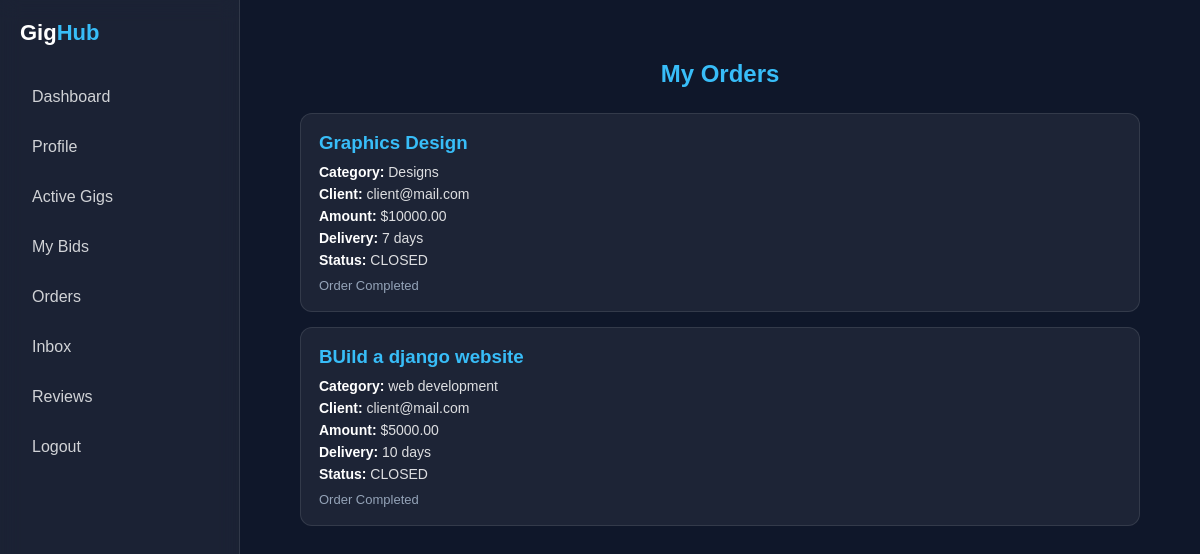
The app's page /freelancer/orders/ (signed in) with its own data.
### Client/models.py (models this page shows, shortened)
class Order(models.Model):
    gig = models.ForeignKey(Gig, on_delete=models.CASCADE)
    bid = models.ForeignKey(Bid, on_delete=models.CASCADE, null=True, blank=True)
    freelancer = models.ForeignKey(User, on_delete=models.CASCADE)
    agreed_amount = models.DecimalField(max_digits=10, decimal_places=2)
    milestones = models.JSONField(blank=True)  # List of milestones with details
    status = models.CharField(max_length=20, choices=[('IN PROGRESS','In Progress'),
    ('DELIVERED','Delivered'),('CLOSED','Closed')], default='IN PROGRESS')
    created_at = models.DateTimeField(auto_now_add=True)

class Gig(models.Model):
    client = models.ForeignKey(User, on_delete=models.CASCADE)
    title = models.CharField(max_length=200)
    category = models.CharField(max_length=100)
    budget_min = models.DecimalField(max_digits=10, decimal_places=2)
    budget_max = models.DecimalField(max_digits=10, decimal_places=2)
    description = models.TextField()
    status = models.CharField(max_length=20,
    choices=[('OPEN', 'Open'),('ASSIGNED','Assigned'),('CLOSED', 'Closed')], default='OPEN')
    created_at = models.DateTimeField(auto_now_add=True)

class Bid(models.Model):
    gig = models.ForeignKey(Gig, on_delete=models.CASCADE)
    freelancer = models.ForeignKey(User, on_delete=models.CASCADE)
    amount = models.DecimalField(max_digits=10, decimal_places=2)
    days = models.PositiveIntegerField()
    cover_letter = models.TextField()
    status = models.CharField(max_length=20,
    choices=[('PENDING','Pending'),('ACCEPTED','Accepted'),('REJECTED','Rejected')], default='PENDING')
    created_at = models.DateTimeField(auto_now_add=True)

### Freelancer/views.py (the view)
# urls.py: path('freelancer/orders/', views.freelancerOrders, name='freelancer_orders'),
@login_required(login_url='freelancerloginPage')
def freelancerOrders(request):
    orders = Order.objects.filter(freelancer=request.user).select_related('gig', 'bid')
    return render(request, 'orders.html', {'orders': orders})

### Freelancer/templates/orders.html (shortened to what this page needs)
{% extends 'based.html' %}
{% block content %}
<div class="main">
    <h2>My Orders</h2>
    <div class="orders-grid">
        {% for order in orders %}
            <div class="order-card">
                <h3>{{ order.gig.title }}</h3>
                <p><strong>Category:</strong> {{ order.gig.category }}</p>
                <p><strong>Client:</strong> {{ order.gig.client.username }}</p>
                <p><strong>Amount:</strong> ${{ order.agreed_amount }}</p>
                <p><strong>Delivery:</strong> {{ order.bid.days }} days</p>
                <p><strong>Status:</strong> {{ order.status }}</p>
                {% if order.status == 'IN PROGRESS' %}
                    <form method="POST" action="{% url 'mark_delivered' order.id %}">
                        {% csrf_token %}
                        <button type="submit">Mark as Delivered</button>
                    </form>
                {% elif order.status == 'DELIVERED' %}
                    <div class="status-text">Waiting for client approval</div>
                {% elif order.status == 'CLOSED' %}
                    <div class="status-text">Order Completed</div>
                {% endif %}
            </div>
        {% empty %}
            <p style="text-align:center; color:#94a3b8;">You have no active orders yet.</p>
        {% endfor %}
    </div>
</div>
{% endblock %}

### static/css/style.css (style rules this page uses)
* { margin: 0; padding: 0; box-sizing: border-box; font-family: Arial, Helvetica, sans-serif; }
body { background: #0f172a; color: white; display: flex; min-height: 100vh; }
.main { flex: 1; padding: 30px; }

### Freelancer/templates/orders.html (style rules this page uses)
h2 { text-align: center; color: #38bdf8; margin-bottom: 25px; }
.orders-grid { display: grid; gap: 15px; max-width: 900px; margin: auto; }
.order-card { background: rgba(255,255,255,0.06); border: 1px solid rgba(255,255,255,0.1); padding: 18px; border-radius: 12px; transition: 0.3s; }
.order-card h3 { color: #38bdf8; margin-bottom: 10px; }
.order-card p { margin: 6px 0; font-size: 14px; color: rgba(255,255,255,0.85); }
.order-card strong { color: #fff; }
.status-text { margin-top: 10px; font-size: 13px; color: #94a3b8; }

### records on screen
Order: gig "Graphics Design", gig.category "Designs", gig.client.username "client@mail.com", agreed_amount "10000.00", bid.days "7", status "CLOSED", shows "Order Completed"
Order: gig "BUild a django website", gig.category "web development", gig.client.username "client@mail.com", agreed_amount "5000.00", bid.days "10", status "CLOSED", shows "Order Completed"
